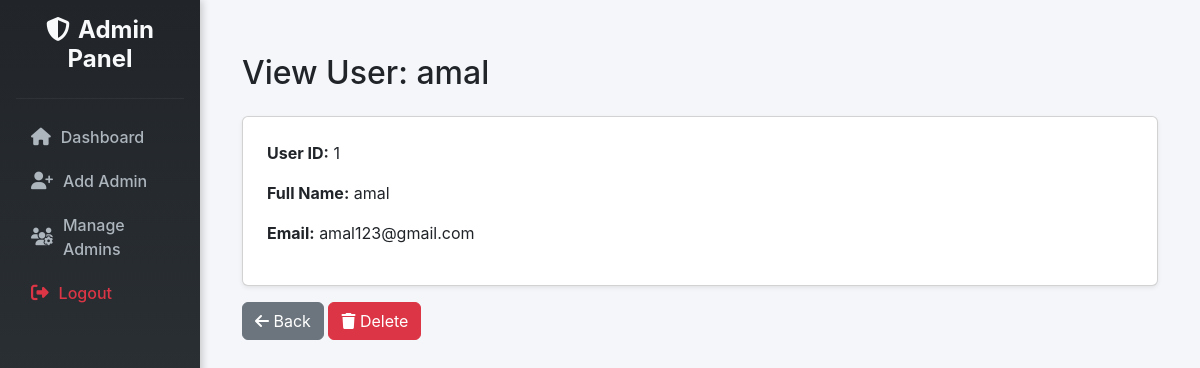
Page /custom_admin/user/1/view/ (signed in) on the committed database.
### cvapp/models.py (models this page shows, shortened)
class User(models.Model):
    User_id = models.AutoField(primary_key=True)
    Full_Name = models.CharField(max_length=100, null=False)
    Email = models.CharField(max_length=100, null=False)
    Password = models.CharField(max_length=100, null=False)
    created_at = models.DateTimeField(default=timezone.now, editable=False)  # ✅ new field

### cvapp/views.py (the view)
# urls.py: path('custom_admin/user/<int:user_id>/view/', views.view_user, name='view_user'),
@admin_login_required
def view_user(request, user_id):
    user = get_object_or_404(User, User_id=user_id)
    return render(request, 'custom_admin/view_user.html', {
        'user': user
    })

### cvapp/views.py (called while the page is built)
def admin_login_required(view_func):
    @wraps(view_func)
    def wrapper(request, *args, **kwargs):
        if not request.session.get("admin_id"):  # session key set at login
            return redirect("adminlogin")       # redirect to your login page
        return view_func(request, *args, **kwargs)
    return wrapper

### template/custom_admin/view_user.html
{% extends "custom_admin/adminbase.html" %}
{% block content %}
<div class="container mt-4">
    <h2 class="mb-4">View User: {{ user.Full_Name }}</h2>
    <div class="card p-4 shadow-sm">
        <p><strong>User ID:</strong> {{ user.User_id }}</p>
        <p><strong>Full Name:</strong> {{ user.Full_Name }}</p>
        <p><strong>Email:</strong> {{ user.Email }}</p>
    </div>
    <div class="mt-3">
        <a href="{% url 'admin_manage_users' %}" class="btn btn-secondary">
            <i class="fa-solid fa-arrow-left"></i> Back
        </a>
        <a href="{% url 'delete_user' user.User_id %}" class="btn btn-danger">
            <i class="fa-solid fa-trash"></i> Delete
        </a>
    </div>
</div>
{% endblock %}

### template/custom_admin/adminbase.html (style rules this page uses)
body { background-color: #f4f6f9; font-family: 'Inter', sans-serif; }

### rows in the picture
User: Full_Name "amal", User_id "1", Email "amal123@gmail.com"
